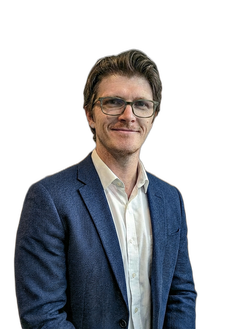
#> input picture prepared-photos/karol-linkedin/person.png, 236 x 329 px, shrunk from 800 x 1115 before the run
$ python convert_to_chroma_key.py prepared-photos/karol-linkedin
#> lines starting #> are read from the running program, lines starting #| are printed output that depends on the picture
#!/usr/bin/env python3
"""
Create greenscreen source images from existing person.png files.

This generates person_greenscreen.png by compositing person.png (with alpha)
onto a bright green background. This allows regenerating videos with proper
chroma key backgrounds without re-running the full photo preparation.

Usage:
    python convert_to_chroma_key.py prepared-photos/karol-linkedin/
    python convert_to_chroma_key.py prepared-photos/
"""

import os
import sys
from pathlib import Path
import argparse
from PIL import Image
import numpy as np

# Chroma key color (bright green in RGB)
CHROMA_KEY_COLOR = (0, 255, 0)


def create_greenscreen_source(prepared_photo_dir):
    """Create person_greenscreen.png from person.png in a prepared photo directory."""
#> called with prepared_photo_dir = 'prepared-photos/karol-linkedin'
    person_path = os.path.join(prepared_photo_dir, "person.png")
    greenscreen_path = os.path.join(prepared_photo_dir, "person_greenscreen.png")

    if not os.path.exists(person_path):
        print(f"  ⚠ person.png not found in {prepared_photo_dir}")
        return False

    print(f"Creating greenscreen source: {greenscreen_path}")

    # Load person image with alpha channel
    person_rgba = Image.open(person_path).convert("RGBA")
#> person_rgba is the input picture: PIL image 236x329 RGBA; mean R, G, B, A 35.3, 37.4, 41.9, 111.1
    width, height = person_rgba.size
#> width = 236; height = 329

    # Create green background
    green_bg = Image.new("RGB", (width, height), CHROMA_KEY_COLOR)
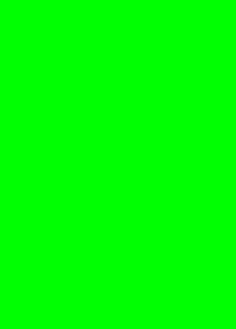
#> green_bg: PIL image 236x329 RGB; mean R, G, B 0, 255, 0

    # Composite person onto green background using alpha channel
    greenscreen = Image.alpha_composite(
        green_bg.convert("RGBA"),
        person_rgba
    ).convert("RGB")
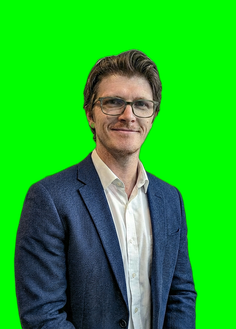
#> greenscreen: PIL image 236x329 RGB; mean R, G, B 34.6, 180.7, 41.2

    # Save as RGB (no alpha needed since background is green)
    greenscreen.save(greenscreen_path)
    print(f"  ✓ Created {greenscreen_path}")
    return True


def main():
    parser = argparse.ArgumentParser(
        description="Create greenscreen source images from person.png files"
    )
    parser.add_argument(
        "path",
        help="Path to prepared photo directory or parent directory"
    )

    args = parser.parse_args()

    path = Path(args.path)

    if path.is_dir():
        # Check if this is a prepared photo directory (has person.png)
        person_png = path / "person.png"
        if person_png.exists():
            # Single prepared photo directory
            create_greenscreen_source(str(path))
        else:
            # Parent directory - find all prepared photo directories
            prepared_dirs = [d for d in path.iterdir() if d.is_dir() and (d / "person.png").exists()]
            if not prepared_dirs:
                print(f"No prepared photo directories found in {path}")
                sys.exit(1)

            print(f"Found {len(prepared_dirs)} prepared photo directories")
            print("=" * 60)

            for prep_dir in prepared_dirs:
                create_greenscreen_source(str(prep_dir))

            print("=" * 60)
            print(f"✓ Created greenscreen sources for {len(prepared_dirs)} directories")
    else:
        print(f"Path not found or not a directory: {path}")
        sys.exit(1)


if __name__ == "__main__":
    main()
